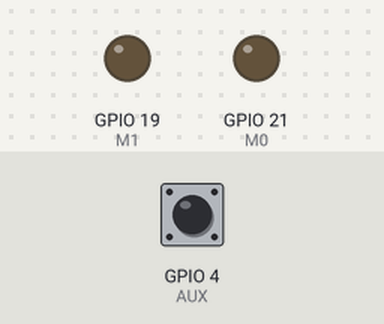
This sketch was run on a simulated ESP32. Parts: output pins drawn as LEDs (lit = HIGH). The test bench sets the inputs (shaded band); at power-on: GPIO 4 (AUX) HIGH. WiFi joins after 1.5 s; servers stay silent unless stated; random numbers use the default seed unless the sketch sets one; no MQTT or app messages arrive unless stated; the modem accepts every AT command (registered, SIM ready, sends succeed) and sends nothing else; not simulated (calls return 0 or success): secrets.h; what the sketch prints to the serial monitor is not drawn.

Above: at 0.0 s.
Timing chart, 0 to 3.0 s (numbered marks = the images above):
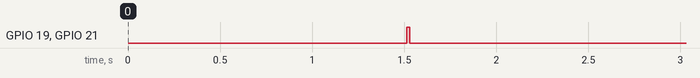

The sketch:

LetterboxGatewayHA.ino
```cpp
#include <WiFi.h>
#include <PubSubClient.h>
#include <ArduinoJson.h>
#include "secrets.h"

#define M0 21
#define M1 19
#define AUX 4

#define TXD2 17
#define RXD2 16

#define FULL 0x55
#define EMPTY 0xAA
#define ACKNOWLEDGE 0x25

byte receivedCode = 0;
bool transmissionSuccess = 0;
String macAddr;
String uniqueID;
String stateTopicName;
String discoveryTopicName;

enum boxStatus {
  empty,
  full
} mailBoxStatus = empty;

WiFiClient espClient;
PubSubClient client(espClient);
unsigned long lastMsg = 0;
#define MSG_BUFFER_SIZE (50)
char msg[MSG_BUFFER_SIZE];
int value = 0;

void setup_wifi() {
  delay(10);
  Serial.println();
  Serial.print("Connecting to ");
  Serial.println(ssid);

  WiFi.mode(WIFI_STA);
  WiFi.begin(ssid, password);

  while (WiFi.status() != WL_CONNECTED) {
    delay(500);
    Serial.print(".");
  }

  randomSeed(micros());

  Serial.println("");
  Serial.println("WiFi connected");
  Serial.println("IP address: ");
  Serial.println(WiFi.localIP());
}

void callback(char* topic, byte* payload, unsigned int length) {
  Serial.print("Message arrived [");
  Serial.print(topic);
  Serial.print("] ");
  for (int i = 0; i < length; i++) {
    Serial.print((char)payload[i]);
  }
  Serial.println();

  // Switch on the LED if a '1' was received as the first character
  if ((char)payload[0] == '1') {
    digitalWrite(2, LOW);  // Turn the LED on (active low)
  } else {
    digitalWrite(2, HIGH);  // Turn the LED off
  }
}

void reconnect() {
  while (!client.connected()) {
    Serial.print("Attempting MQTT connection...");
    String clientId = "Mailbox-";
    clientId += String(random(0xffff), HEX);
    if (client.connect(clientId.c_str())) {
      Serial.println("connected");
      //client.publish(stateTopicName.c_str(), "reconnected");
    } else {
      Serial.print("failed, rc=");
      Serial.print(client.state());
      Serial.println(" try again in 5 seconds");
      delay(5000);
    }
  }
}

// Function to send MQTT discovery message
void mqtt_discovery() {
  if (!client.connected()) {
    reconnect();
  }

  StaticJsonDocument<256> doc;  // Allocate memory for the JSON document

  doc["name"] = "Mailbox";
  doc["device_class"] = "occupancy";
  doc["state_topic"] = "homeassistant/binary_sensor/" + uniqueID + "/state";
  doc["unique_id"] = uniqueID;  // Use MAC-based unique ID

  JsonObject device = doc.createNestedObject("device");
  device["ids"] = macAddr;      // Use the full MAC address as identifier
  device["name"] = "Mailbox";   // Device name
  device["mf"] = "Sensorsiot";  // Include supplier info
  device["mdl"] = "Notifier";
  device["sw"] = "1.0";
  device["hw"] = "0.9";

  char buffer[256];
  serializeJson(doc, buffer);  // Serialize JSON object to buffer

  Serial.println(discoveryTopicName.c_str());
  Serial.println(buffer);                                // Print the JSON payload to Serial Monitor
  client.publish(discoveryTopicName.c_str(), buffer, true);  // Publish to MQTT with retain flag set
}

void setup() {
  Serial.begin(115200);
  Serial2.begin(9600, SERIAL_8N1, RXD2, TXD2);
  pinMode(M0, OUTPUT);
  pinMode(M1, OUTPUT);
  pinMode(AUX, INPUT_PULLUP);

  setup_wifi();
  client.setServer(mqtt_server, 1883);
  client.setBufferSize(512);
  client.setCallback(callback);

  digitalWrite(M0, HIGH);
  digitalWrite(M1, HIGH);
  delay(7);

  byte data[] = { 0xC0, 0x0, 0x1, 0x1A, 0x17, 0x47 }; // for 30dBm Module
  // byte data[] = { 0xC0, 0x0, 0x1, 0x1A, 0x17, 0x44 };  // for 20dBm Module
  for (int i = 0; i < sizeof(data); i++) {
    Serial2.write(data[i]);
    Serial.println(data[i], HEX);
  }
  delay(10);

  while (digitalRead(AUX) == LOW)
    ;
  digitalWrite(M0, LOW);
  digitalWrite(M1, LOW);
  delay(100);
  Serial2.flush();

  // Get the MAC address of the board
  macAddr = WiFi.macAddress();
  Serial.println(macAddr);
  String hi = macAddr;
  hi.toLowerCase();
  hi.replace(":", "");  // Remove colons from MAC address to make it topic-friendly
  // Extract the last 6 characters of the MAC address (ignoring colons)
  uniqueID = "mailbox" + hi.substring(hi.length() - 4);  // Use last 4 byte

  stateTopicName = "homeassistant/binary_sensor/" + uniqueID + "/state";
  discoveryTopicName = "homeassistant/binary_sensor/" + uniqueID + "/config";

  // Send MQTT discovery message
  mqtt_discovery();
  Serial.println("Setup finished");
}

void loop() {
  if (!client.connected()) {
    reconnect();
  }
  client.loop();

  if (Serial2.available() > 0) {
    while (Serial2.available() > 0) {
      receivedCode = Serial2.read();
      Serial.print(receivedCode, HEX);
      if (receivedCode == FULL) {
        transmissionSuccess = true;
        mailBoxStatus = full;
        Serial.println("Mailbox Full");
        client.publish(stateTopicName.c_str(), "ON", true);  // Update mailbox status
      }

      if (receivedCode == EMPTY) {
        transmissionSuccess = true;
        mailBoxStatus = empty;
        Serial.println("Mailbox empty");
        client.publish(stateTopicName.c_str(), "OFF", true);  // Update mailbox status
      }
    }
  }

  if (transmissionSuccess) {
    Serial2.write(ACKNOWLEDGE);
    Serial.println(mailBoxStatus);
    transmissionSuccess = false;
    Serial.println("Transmission acknowledged");
  }
}
```
